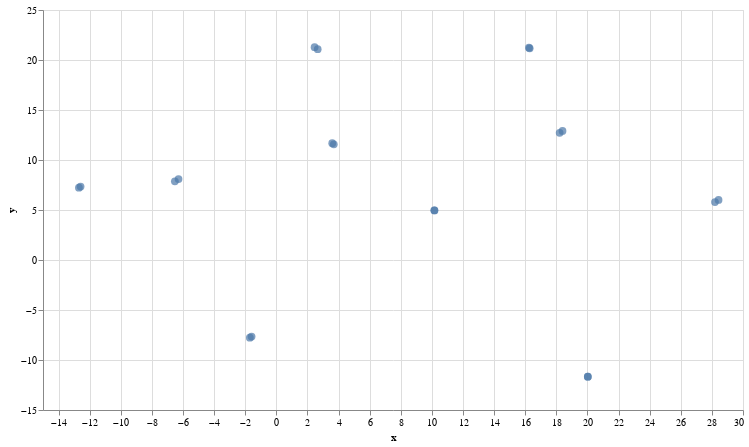

Source (notebook cell):
### Code cell
chart = umap_plot(sentences, sentence_embeddings)
chart.interactive()

### Figure 1 — Vega-Lite specification as saved in the notebook (floating-point values rounded to 4 significant figures)
{"config": {"view": {"continuousWidth": 300, "continuousHeight": 300}}, "data": {"name": "data-81dd66b551a3a5868a979e7ae2f415bd"}, "mark": {"type": "circle", "size": 60}, "encoding": {"tooltip": [{"field": "text", "type": "nominal"}], "x": {"field": "x", "scale": {"zero": false}, "type": "quantitative"}, "y": {"field": "y", "scale": {"zero": false}, "type": "quantitative"}}, "height": 400, "params": [{"name": "param_2", "select": {"type": "interval", "encodings": ["x", "y"]}, "bind": "scales"}], "width": 700, "$schema": "https://vega.github.io/schema/vega-lite/v5.8.0.json", "datasets": {"data-81dd66b551a3a5868a979e7ae2f415bd": [{"text": "Il premier ha tenuto un discorso ieri sera.", "x": 10.17, "y": 4.95}, {"text": "Terremoto di magnitudo 5.2 colpisce il sud dell'Italia.", "x": 2.659, "y": 21.08}, {"text": "La squadra di calcio ha vinto il campionato.", "x": 20.02, "y": -11.67}, {"text": "Nuova apertura del museo d'arte contemporanea a Roma.", "x": 18.21, "y": 12.72}, {"text": "L'aeroporto sarà chiuso per lavori dal 15 al 20 novembre.", "x": -12.58, "y": 7.34}, {"text": "Manifestazione prevista in centro città sabato prossimo.", "x": 16.24, "y": 21.23}, {"text": "La borsa italiana registra un calo del 2%.", "x": -6.288, "y": 8.097}, {"text": "Scoppia un incendio in un magazzino fuori città.", "x": 3.594, "y": 11.68}, {"text": "Il film italiano ha vinto un premio internazionale.", "x": -1.592, "y": -7.653}, {"text": "Il nuovo libro del famoso scrittore esce la prossima settimana.", "x": 28.2, "y": 5.792}, {"text": "The prime minister gave a speech last night.", "x": 10.15, "y": 4.965}, {"text": "A magnitude 5.2 earthquake strikes southern Italy.", "x": 2.459, "y": 21.28}, {"text": "The soccer team won the championship.", "x": 20.03, "y": -11.67}, {"text": "New opening of the contemporary art museum in Rome.", "x": 18.4, "y": 12.91}, {"text": "The airport will be closed for works from November 15th to 20th.", "x": -12.69, "y": 7.234}, {"text": "Protest planned in the city center next Saturday.", "x": 16.29, "y": 21.17}, {"text": "The Italian stock market records a 2% drop.", "x": -6.523, "y": 7.865}, {"text": "A fire breaks out in a warehouse outside the city.", "x": 3.694, "y": 11.57}, {"text": "The Italian film won an international award.", "x": -1.703, "y": -7.766}, {"text": "The famous writer's new book releases next week.", "x": 28.43, "y": 6.006}]}}
